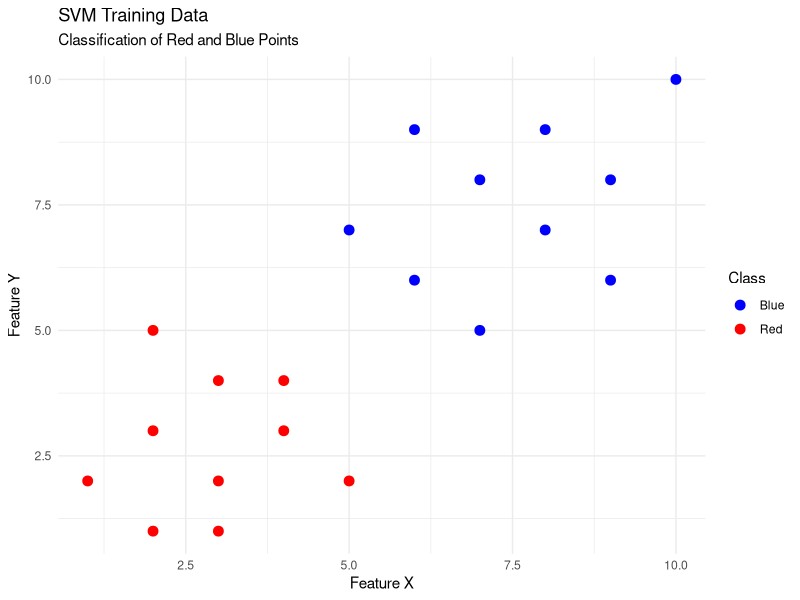
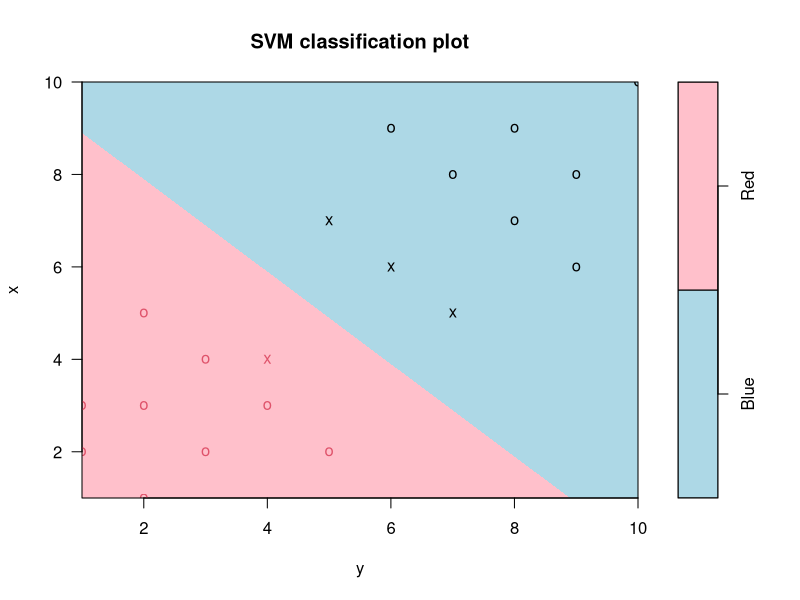
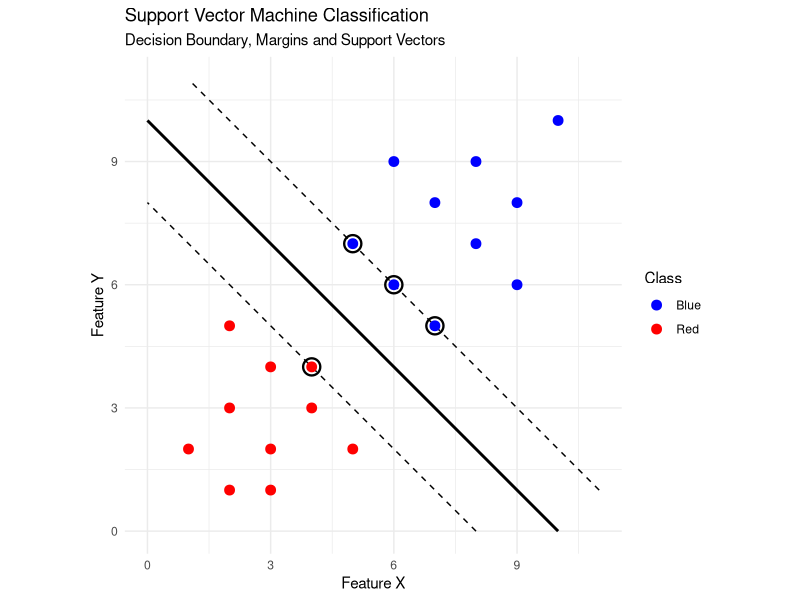
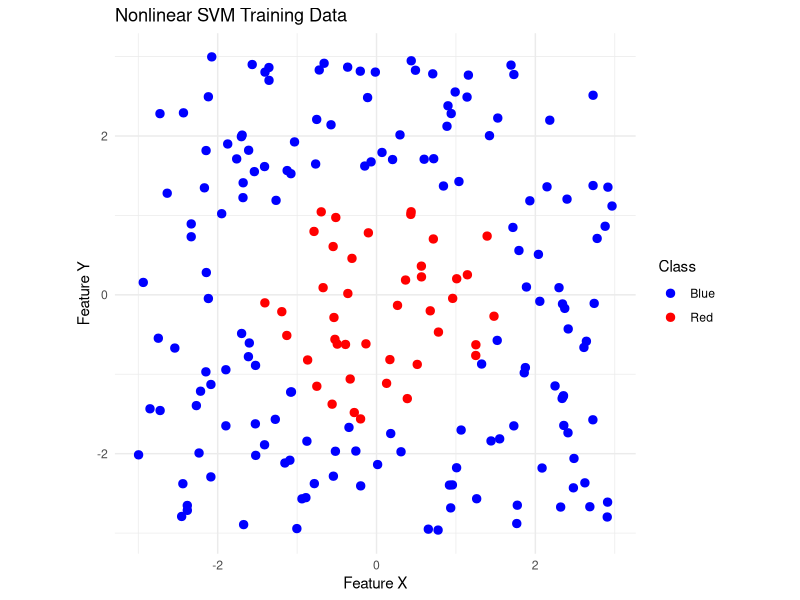
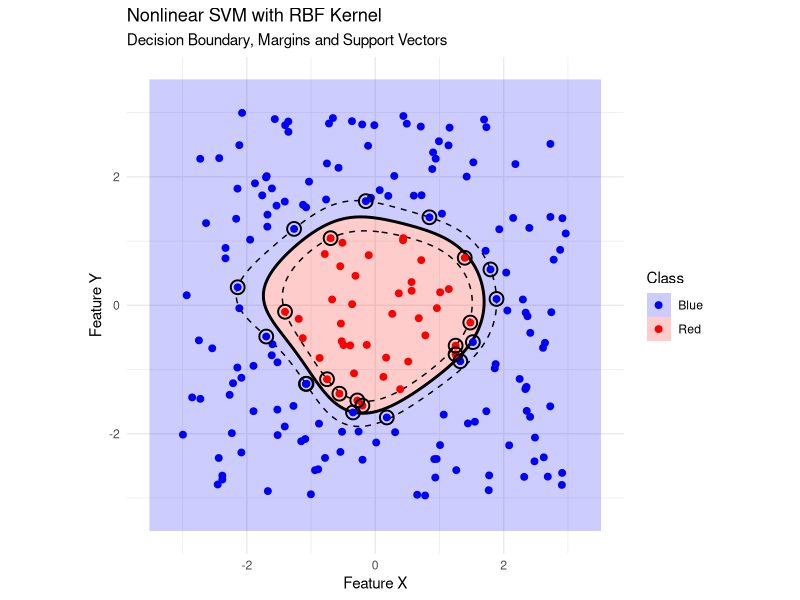

Source code (R) for these figures, in order:
## ---- chunk 1
library(tidyverse)

set.seed(123)

# Create training data
svm_data <- data.frame(
  x = c(1, 2, 2, 3, 3, 4, 2, 4, 3, 5,
        5, 6, 7, 7, 8, 8, 9, 6, 9, 10),
  y = c(2, 1, 3, 2, 4, 3, 5, 4, 1, 2,
        7, 6, 8, 5, 7, 9, 8, 9, 6, 10),
  Class = factor(rep(c("Red", "Blue"), each = 10))
)

# Plot training data
ggplot(svm_data, aes(x = x, y = y, color = Class)) +
  geom_point(size = 3) +
  scale_color_manual(values = c("Red" = "red",
                                "Blue" = "blue")) +
  labs(
    title = "SVM Training Data",
    subtitle = "Classification of Red and Blue Points",
    x = "Feature X",
    y = "Feature Y",
    color = "Class"
  ) +
  theme_minimal()
## ---- chunk 2
# Install once if necessary
install.packages("e1071")

library(e1071)

# Train linear SVM
svm_model <- svm(
  Class ~ x + y,
  data = svm_data,
  kernel = "linear",
  cost = 1,
  scale = FALSE
)

# View model summary
summary(svm_model)

# Plot SVM classification regions
plot(
  svm_model,
  svm_data,
  x ~ y,
  col = c("lightblue", "pink"),
  main = "SVM Classification with Decision Boundary"
)
## ---- chunk 3
library(tidyverse)
library(ggplot2)
library(e1071)

# Create a grid of coordinates
grid <- expand.grid(
  x = seq(0, 11, length.out = 200),
  y = seq(0, 11, length.out = 200)
)

# Obtain SVM decision values
pred <- predict(
  svm_model,
  grid,
  decision.values = TRUE
)

grid$decision <- as.vector(
  attr(pred, "decision.values")
)

# Identify support vectors
support_vectors <- svm_data[svm_model$index, ]

ggplot() +

  # Margins (-1 and +1)
  geom_contour(
    data = grid,
    aes(x = x, y = y, z = decision),
    breaks = c(-1, 1),
    linetype = "dashed",
    color = "black"
  ) +

  # Decision boundary (0)
  geom_contour(
    data = grid,
    aes(x = x, y = y, z = decision),
    breaks = 0,
    linetype = "solid",
    color = "black",
    linewidth = 1
  ) +

  # Training observations
  geom_point(
    data = svm_data,
    aes(x = x, y = y, color = Class),
    size = 3
  ) +

  # Highlight support vectors
  geom_point(
    data = support_vectors,
    aes(x = x, y = y),
    shape = 21,
    size = 5,
    stroke = 1.2,
    fill = NA,
    color = "black"
  ) +

  scale_color_manual(
    values = c("Red" = "red", "Blue" = "blue")
  ) +

  labs(
    title = "Support Vector Machine Classification",
    subtitle = "Decision Boundary, Margins and Support Vectors",
    x = "Feature X",
    y = "Feature Y",
    color = "Class"
  ) +

  coord_equal() +
  theme_minimal()
## ---- chunk 4
# New observation
new_point <- data.frame(
  x = 6,
  y = 8
)

# Predict class
prediction <- predict(svm_model, new_point)

print(prediction)
## ---- chunk 5
library(tidyverse)
library(e1071)

set.seed(123)

# Generate sample data
n <- 200

x <- runif(n, -3, 3)
y <- runif(n, -3, 3)

# Calculate distance from center
distance <- x^2 + y^2

# Assign classes
Class <- ifelse(distance < 2.5, "Red", "Blue")

# Create dataframe
svm_nonlinear <- data.frame(
  x = x,
  y = y,
  Class = as.factor(Class)
)

# Visualize the training data
ggplot(svm_nonlinear,
       aes(x = x, y = y, color = Class)) +
  geom_point(size = 2.5) +
  scale_color_manual(
    values = c("Red" = "red", "Blue" = "blue")
  ) +
  labs(
    title = "Nonlinear SVM Training Data",
    x = "Feature X",
    y = "Feature Y"
  ) +
  coord_equal() +
  theme_minimal()
## ---- chunk 6
# Train nonlinear SVM
svm_nonlinear_model <- svm(
  Class ~ x + y,
  data = svm_nonlinear,
  kernel = "radial",
  cost = 10,
  gamma = 0.5,
  scale = FALSE
)

# Model summary
summary(svm_nonlinear_model)
## ---- chunk 7
  # Generate coordinate grid
  grid_nonlinear <- expand.grid(
    x = seq(-3.5, 3.5, length.out = 200),
    y = seq(-3.5, 3.5, length.out = 200)
  )

  # Predict classes and decision values
  pred <- predict(
    svm_nonlinear_model,
    grid_nonlinear,
    decision.values = TRUE
  )

  grid_nonlinear$Class <- pred

  grid_nonlinear$decision <- as.vector(
    attr(pred, "decision.values")
  )

  # Extract support vectors
  support_vectors <- svm_nonlinear[
    svm_nonlinear_model$index, 
  ]

  # Visualization
  ggplot() +

    # Classification regions
    geom_raster(
      data = grid_nonlinear,
      aes(x = x, y = y, fill = Class),
      alpha = 0.2
    ) +

    # Margin boundaries
    geom_contour(
      data = grid_nonlinear,
      aes(x = x, y = y, z = decision),
      breaks = c(-1, 1),
      linetype = "dashed",
      color = "black"
    ) +

    # Decision boundary
    geom_contour(
      data = grid_nonlinear,
      aes(x = x, y = y, z = decision),
      breaks = 0,
      color = "black",
      linewidth = 1
    ) +

    # Training points
    geom_point(
      data = svm_nonlinear,
      aes(x = x, y = y, color = Class),
      size = 2
    ) +

    # Support vectors
    geom_point(
      data = support_vectors,
      aes(x = x, y = y),
      shape = 21,
      size = 4,
      fill = NA,
      color = "black",
      stroke = 1
    ) +

    scale_color_manual(
      values = c("Red" = "red", "Blue" = "blue")
    ) +

    scale_fill_manual(
      values = c("Red" = "red", "Blue" = "blue")
    ) +

    labs(
      title = "Nonlinear SVM with RBF Kernel",
      subtitle = "Decision Boundary, Margins and Support Vectors",
      x = "Feature X",
      y = "Feature Y"
    ) +

    coord_equal() +
    theme_minimal()
## ---- chunk 8
# Linear SVM
linear_model <- svm(
  Class ~ x + y,
  data = svm_nonlinear,
  kernel = "linear",
  cost = 10,
  scale = FALSE
)

# Predictions
linear_pred <- predict(linear_model, svm_nonlinear)

nonlinear_pred <- predict(
  svm_nonlinear_model,
  svm_nonlinear
)

# Training accuracy
linear_accuracy <- mean(
  linear_pred == svm_nonlinear$Class
)

nonlinear_accuracy <- mean(
  nonlinear_pred == svm_nonlinear$Class
)

# Compare results
data.frame(
  Model = c("Linear SVM", "Nonlinear SVM"),
  Accuracy = c(linear_accuracy, nonlinear_accuracy)
)
